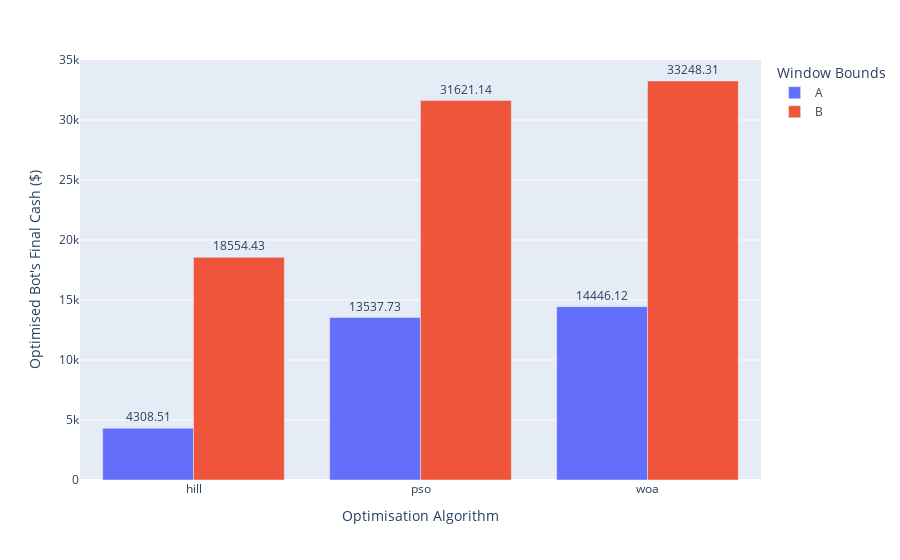

Notebook cell for this chart:
### Code cell
# VIS 2

for algo_name, algo_instance in groupB.items():
    for _ in range(REPETITIONS - 1):
        algo_instance.optimise()
for algo_name, algo_instance in groupA.items():
    for _ in range(REPETITIONS):
        algo_instance.optimise()

import pandas as pd

# build a dataframe with the algo name, its best score, and its group
group_A_df = pd.DataFrame(
    {
        "algo": [algo_name for algo_name in groupA.keys()],
        "score": [algo.historical_best_fitness_mean for algo in groupA.values()],
        "group": ["A"] * len(groupA),
        "type": ["complex"] * len(groupA),
    }
)
group_B_df = pd.DataFrame(
    {
        "algo": [algo_name for algo_name in groupB.keys()],
        "score": [algo.historical_best_fitness_mean for algo in groupB.values()],
        "group": ["B"] * len(groupB),
        "type": ["complex"] * len(groupB),
    }
)
# combine the two dataframes
combined_df = pd.concat([group_A_df, group_B_df], ignore_index=True)

import plotly.express as px

px.bar(
    combined_df,
    x="algo",
    y="score",
    color="group",
    barmode="group",
    labels={
        "score": "Optimised Bot's Final Cash ($)",
        "algo": "Optimisation Algorithm",
        "group": "Window Bounds",
    },
    color_discrete_sequence=px.colors.qualitative.Plotly,
).update_traces(texttemplate="%{y:.2f}", textposition="outside").show()

### Figure 1 — Plotly figure (JSON) as saved in the notebook; plotly's stock layout.template omitted (floating-point values rounded to 4 significant figures)
{"data": [{"alignmentgroup": "True", "hovertemplate": "Window Bounds=A<br>Optimisation Algorithm=%{x}<br>Optimised Bot's Final Cash ($)=%{y}<extra></extra>", "legendgroup": "A", "marker": {"color": "#636EFA", "pattern": {"shape": ""}}, "name": "A", "offsetgroup": "A", "orientation": "v", "showlegend": true, "textposition": "outside", "texttemplate": "%{y:.2f}", "type": "bar", "x": ["hill", "pso", "woa"], "xaxis": "x", "y": [4309.0, 13540.0, 14450.0], "yaxis": "y"}, {"alignmentgroup": "True", "hovertemplate": "Window Bounds=B<br>Optimisation Algorithm=%{x}<br>Optimised Bot's Final Cash ($)=%{y}<extra></extra>", "legendgroup": "B", "marker": {"color": "#EF553B", "pattern": {"shape": ""}}, "name": "B", "offsetgroup": "B", "orientation": "v", "showlegend": true, "textposition": "outside", "texttemplate": "%{y:.2f}", "type": "bar", "x": ["hill", "pso", "woa"], "xaxis": "x", "y": [18550.0, 31620.0, 33250.0], "yaxis": "y"}], "layout": {"barmode": "group", "legend": {"title": {"text": "Window Bounds"}, "tracegroupgap": 0}, "margin": {"t": 60}, "xaxis": {"anchor": "y", "domain": [0, 1], "title": {"text": "Optimisation Algorithm"}}, "yaxis": {"anchor": "x", "domain": [0, 1], "title": {"text": "Optimised Bot's Final Cash ($)"}}}}
